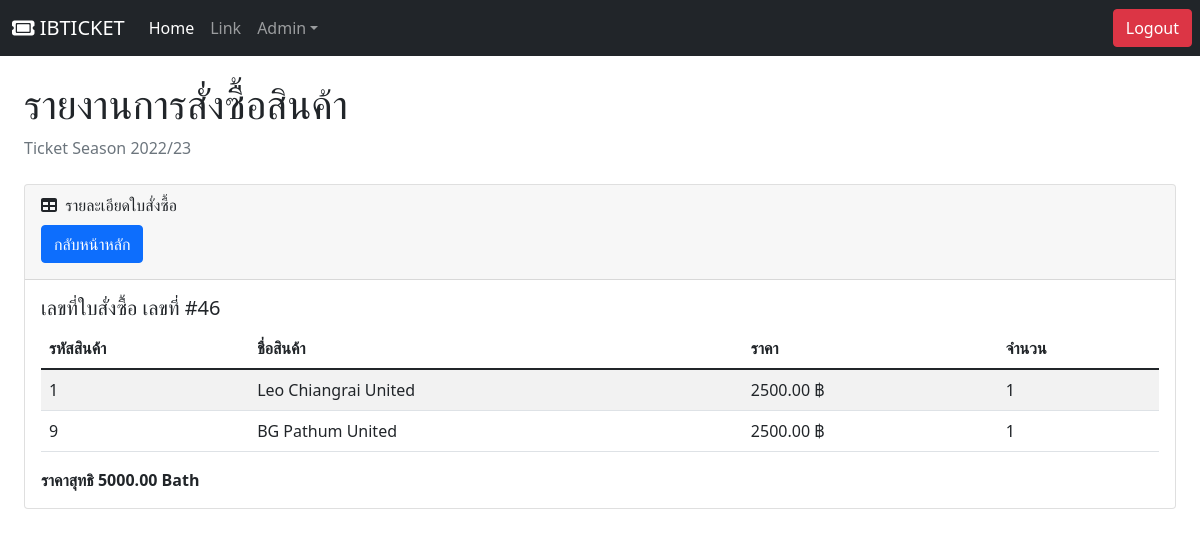
The app's page /admin/info_order.php?id=46 with its own data.
### tables this page shows
CREATE TABLE `orders` (
  `id_order` int(11) NOT NULL,
  `customer_id` int(11) NOT NULL,
  `grand_total` float(10,2) NOT NULL,
  `created` datetime NOT NULL,
  `status_order` enum('1','2','0') NOT NULL DEFAULT '1' COMMENT '1=ดำเนินการสั่งซื้อ 2=ยืนยันการสั่งซื้อ 0=ยกเลิกคำสั่งซื้อ'
);

### admin/info_order.php (the view, shortened to what this page needs)
<?php
include 'dbConnect.php';
$ids=$_GET['id'];
?>
<!DOCTYPE html>
<html lang="en">
    <head>
        <link href="https://cdn.jsdelivr.net/npm/simple-datatables@latest/dist/style.css" rel="stylesheet" />
        <link href="css/Adminstyles.css" rel="stylesheet" />
    </head>
    <body class="sb-nav-fixed">
    <?php require_once 'navBarAdmin.php';?>
            <div id="layoutSidenav_content">
                <main>
                    <div class="container-fluid px-4">
                        <h1 class="mt-4">รายงานการสั่งซื้อสินค้า</h1>
                        <ol class="breadcrumb mb-4">
                            <li class="breadcrumb-item active">Ticket Season 2022/23</li>
                        </ol>
                        <div class="card mb-4">
                            <div class="card-header">
                                <i class="fas fa-table me-1"></i>
                                รายละเอียดใบสั่งซื้อ
                                <div class="buttoncolor mb-2 mt-2">
                                <a href ="Admin_index.php "><button type="button" class="btn btn-primary ">กลับหน้าหลัก</button></a>
                                </div>
                            </div>
                            <div class="card-body">
                                <h5>เลขที่ใบสั่งซื้อ   เลขที่ #<?=$ids?></h5>
                                <table id="datatablesSimple" class="table table-striped">
                                    <thead>
                                        <tr>
                                            <th>รหัสสินค้า</th>
                                            <th>ชื่อสินค้า</th>
                                            <th>ราคา</th>
                                            <th>จำนวน</th>
                                        </tr>
                                    </thead>
                                    <tbody>
                                        <?php
                                        $sql = "SELECT DISTINCT id_order, product_id ,order_id , name, price, quantity ,grand_total
                                        FROM  customers , products , orders , order_items
                                        WHERE orders.id_order = order_items.order_id and order_items.product_id = products.id and orders.id_order = '$ids'
                                        order by order_items.product_id ";
                                        $result = mysqli_query($db, $sql);
                                        $total_bath=0;
                                        while($row=mysqli_fetch_array($result) ){
                                            $total_bath = $row['grand_total'];
                                        ?>
                                        <tr>
                                            <td><?=$row['product_id']?></td>
                                            <td><?=$row['name']?> </td>
                                            <td><?=$row['price']?> ฿</td>
                                            <td><?=$row['quantity']?></td>
                                        </tr>
                                       <?php
                                        }
                                        ?>
                                    </tbody>
                                </table>
                                <b>ราคาสุทธิ <td><?= $total_bath?> Bath</td></b>
                            </div>
                        </div>
                    </div>
                </main>
            </div>
    </body>
</html>

### records on screen
orders: product_id "1", name "Leo Chiangrai United", price "2500.00", quantity "1", product_id "9", name "BG Pathum United", grand_total "5000.00"

### other values on screen
$ids "46"
